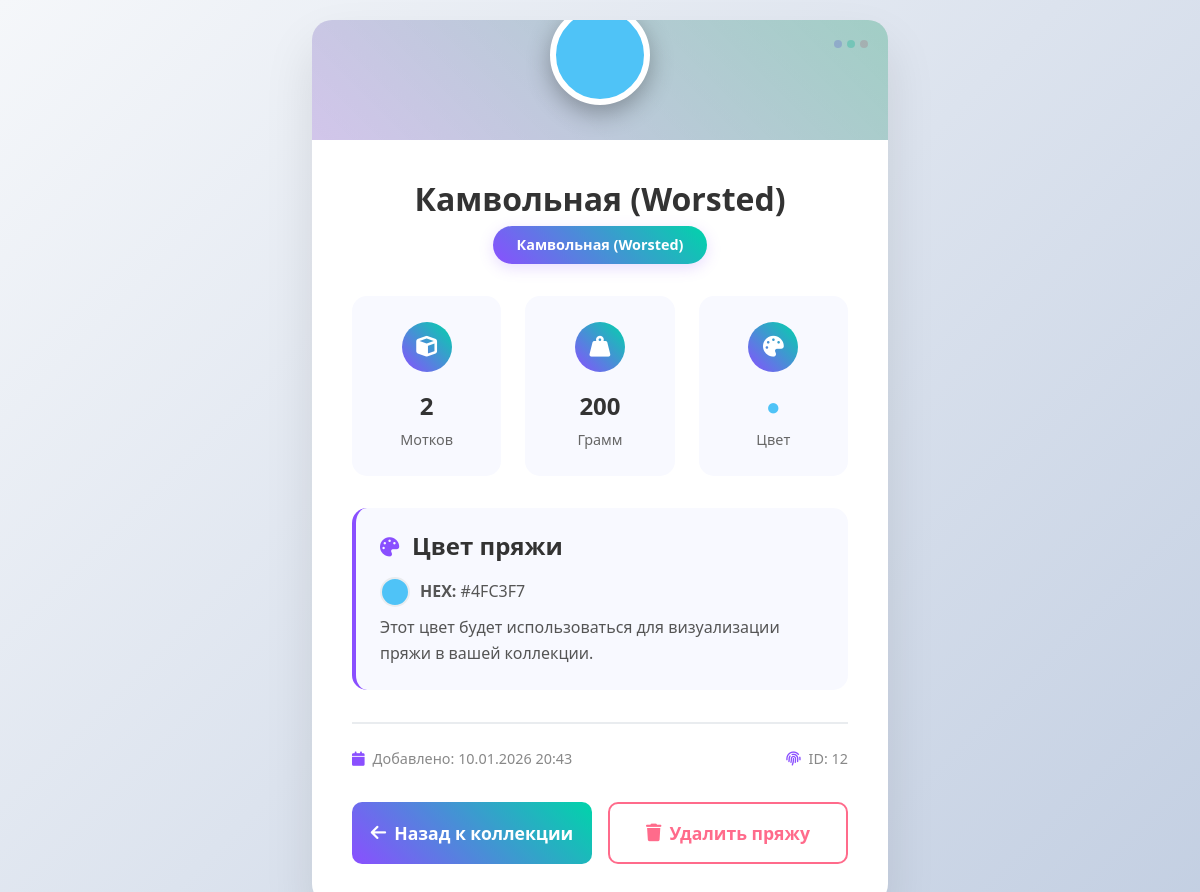
The app's page /yarn/12/ (signed in) with its own data.
### yarn_app/models.py (models this page shows, shortened)
class UserYarn(models.Model):
    YARN_TYPES = [
        ('fingering', 'Тонкая (Fingering)'),
        ('sport', 'Спортивная (Sport)'),
        ('dk', 'Средняя (DK)'),
        ('worsted', 'Камвольная (Worsted)'),
        ('bulky', 'Толстая (Bulky)'),
        ('other', 'Другая'),
    ]
    user = models.ForeignKey(User, on_delete=models.CASCADE)
    name = models.CharField(max_length=100, blank=True, null=True, verbose_name="Название пряжи")
    yarn_type = models.CharField(max_length=20, choices=YARN_TYPES, verbose_name="Тип пряжи")
    color = models.CharField(max_length=30, verbose_name="Цвет")
    amount = models.IntegerField(verbose_name="Количество (мотки)")
    weight = models.IntegerField(verbose_name="Вес (г)", blank=True, null=True)
    manufacturer = models.CharField(max_length=100, blank=True, null=True, verbose_name="Производитель")
    notes = models.TextField(blank=True, null=True, verbose_name="Примечания")
    created_at = models.DateTimeField(auto_now_add=True)

### yarn_app/views.py (the view)
# urls.py: path('<int:yarn_id>/', views.yarn_detail, name='yarn_detail'),
@login_required
def yarn_detail(request, yarn_id):
    try:
        yarn = UserYarn.objects.get(id=yarn_id, user=request.user)
        return render(request, 'yarn_detail.html', {'yarn': yarn})
    except UserYarn.DoesNotExist:
        return redirect('my_yarn')

### yarn_app/templates/yarn_detail.html (shortened to what this page needs)
<!DOCTYPE html>
<html lang="ru">
<head>
    <link href="https://cdn.jsdelivr.net/npm/bootstrap@5.3.0/dist/css/bootstrap.min.css" rel="stylesheet">
    <link rel="stylesheet" href="https://cdnjs.cloudflare.com/ajax/libs/font-awesome/6.4.0/css/all.min.css">
    <link rel="stylesheet" href="/static/css/yarn_detail.css">
</head>
<body>
    <div class="container detail-container">
        <div class="detail-card">
            <div class="decorative-dots">
                <span></span>
                <span></span>
                <span></span>
            </div>
            <div class="color-header">
                <div class="color-badge pulse" style="background-color: {{ yarn.color }};"></div>
            </div>
            <div class="detail-content">
                <div class="yarn-title">
                    <h1 class="yarn-name">
                        {% if yarn.name %}
                            {{ yarn.name }}
                        {% else %}
                            {{ yarn.get_yarn_type_display }}
                        {% endif %}
                    </h1>
                    <div class="yarn-type-badge">{{ yarn.get_yarn_type_display }}</div>
                </div>
                <div class="yarn-stats">
                    <div class="stat-item">
                        <div class="stat-icon">
                            <i class="fas fa-cube"></i>
                        </div>
                        <div class="stat-value">{{ yarn.amount }}</div>
                        <div class="stat-label">Мотков</div>
                    </div>
                    {% if yarn.weight %}
                    <div class="stat-item">
                        <div class="stat-icon">
                            <i class="fas fa-weight-hanging"></i>
                        </div>
                        <div class="stat-value">{{ yarn.weight }}</div>
                        <div class="stat-label">Грамм</div>
                    </div>
                    {% endif %}
                    <div class="stat-item">
                        <div class="stat-icon">
                            <i class="fas fa-palette"></i>
                        </div>
                        <div class="stat-value" style="color: {{ yarn.color }};">●</div>
                        <div class="stat-label">Цвет</div>
                    </div>
                </div>
                <div class="info-section">
                    <div class="info-header">
                        <i class="fas fa-palette"></i>
                        <h4>Цвет пряжи</h4>
                    </div>
                    <div class="info-content">
                        <div class="d-flex align-items-center mb-2">
                            <div style="width: 30px; height: 30px; border-radius: 50%; background-color: {{ yarn.color }}; margin-right: 10px; border: 2px solid #e9ecef;"></div>
                            <span><strong>HEX:</strong> {{ yarn.color }}</span>
                        </div>
                        <p class="mb-0">Этот цвет будет использоваться для визуализации пряжи в вашей коллекции.</p>
                    </div>
                </div>
                <div class="meta-info">
                    <div class="meta-item">
                        <i class="fas fa-calendar"></i>
                        <span>Добавлено: {{ yarn.created_at|date:"d.m.Y H:i" }}</span>
                    </div>
                    <div class="meta-item">
                        <i class="fas fa-fingerprint"></i>
                        <span>ID: {{ yarn.id }}</span>
                    </div>
                </div>
                <div class="action-buttons">
                    <a href="{% url 'my_yarn' %}" class="btn-back">
                        <i class="fas fa-arrow-left me-2"></i>Назад к коллекции
                    </a>
                    <a href="{% url 'delete_yarn' yarn.id %}" class="btn-delete">
                        <i class="fas fa-trash me-2"></i>Удалить пряжу
                    </a>
                </div>
            </div>
        </div>
    </div>
</body>
</html>

### static/css/yarn_detail.css (style rules this page uses)
body { background: linear-gradient(135deg, #f5f7fa 0%, #c3cfe2 100%); min-height: 100vh; font-family: 'Segoe UI', Tahoma, Geneva, Verdana, sans-serif; margin: 0; padding: 20px; display: flex; align-items: center; justify-content: center; }
.detail-container { width: 100%; max-width: 600px; animation: fadeIn 0.6s ease-out; }
.detail-card { background: white; border-radius: 20px; box-shadow: 0 25px 50px rgba(0, 0, 0, 0.1); overflow: hidden; position: relative; }
.color-header { height: 120px; background: linear-gradient(45deg, rgba(0,0,0,0.1), rgba(0,0,0,0.2)); position: relative; display: flex; align-items: center; justify-content: center; }
.color-header::before { content: ''; position: absolute; top: 0; left: 0; right: 0; bottom: 0; background: linear-gradient(45deg, rgba(138, 79, 255, 0.3), rgba(0, 212, 170, 0.3)); opacity: 0.7; }
.color-badge { width: 100px; height: 100px; border-radius: 50%; border: 6px solid white; box-shadow: 0 8px 25px rgba(0, 0, 0, 0.3); position: relative; z-index: 2; margin-top: -50px; transition: transform 0.3s ease; }
.detail-content { padding: 2.5rem; position: relative; }
.yarn-title { text-align: center; margin-bottom: 1.5rem; }
.yarn-name { font-size: 2rem; font-weight: 700; color: #333; margin-bottom: 0.5rem; }
.yarn-type-badge { display: inline-block; background: linear-gradient(45deg, #8a4fff, #00d4aa); color: white; padding: 0.5rem 1.5rem; border-radius: 25px; font-size: 0.9rem; font-weight: 600; box-shadow: 0 4px 15px rgba(138, 79, 255, 0.2); }
.yarn-stats { display: grid; grid-template-columns: repeat(3, 1fr); gap: 1.5rem; margin: 2rem 0; }
.stat-item { text-align: center; padding: 1.5rem; background: #f8f9ff; border-radius: 15px; transition: all 0.3s ease; border: 2px solid transparent; }
.stat-icon { width: 50px; height: 50px; border-radius: 50%; background: linear-gradient(45deg, #8a4fff, #00d4aa); color: white; display: flex; align-items: center; justify-content: center; margin: 0 auto 1rem auto; font-size: 1.3rem; }
.stat-value { font-size: 1.5rem; font-weight: 700; color: #333; margin-bottom: 0.3rem; }
.stat-label { font-size: 0.9rem; color: #666; font-weight: 500; }
.info-section { background: #f8f9ff; border-radius: 15px; padding: 1.5rem; margin-bottom: 1.5rem; border-left: 4px solid #8a4fff; }
.info-header { display: flex; align-items: center; margin-bottom: 1rem; color: #333; }
.info-header i { color: #8a4fff; margin-right: 0.8rem; font-size: 1.2rem; }
.info-header h4 { margin: 0; font-weight: 600; }
.info-content { color: #555; line-height: 1.6; }
.meta-info { display: flex; justify-content: space-between; align-items: center; padding-top: 1.5rem; border-top: 2px solid #e9ecef; margin-top: 2rem; color: #888; font-size: 0.9rem; }
.meta-item { display: flex; align-items: center; }
.meta-item i { margin-right: 0.5rem; color: #8a4fff; }
.action-buttons { display: grid; grid-template-columns: 1fr 1fr; gap: 1rem; margin-top: 2rem; }
.btn-back { background: linear-gradient(45deg, #8a4fff, #00d4aa); color: white; border: none; border-radius: 10px; padding: 1rem; font-weight: 600; font-size: 1.1rem; text-decoration: none; display: flex; align-items: center; justify-content: center; transition: all 0.3s ease; }
.btn-delete { background: white; border: 2px solid #ff6b8b; color: #ff6b8b; border-radius: 10px; padding: 1rem; font-weight: 600; font-size: 1.1rem; text-decoration: none; display: flex; align-items: center; justify-content: center; transition: all 0.3s ease; }
.color-badge.pulse { animation: colorPulse 2s infinite; }
.decorative-dots { position: absolute; top: 20px; right: 20px; display: flex; gap: 5px; }
.decorative-dots span { width: 8px; height: 8px; border-radius: 50%; background: #8a4fff; opacity: 0.3; }
.decorative-dots span:nth-child(2) { background: #00d4aa; }
.decorative-dots span:nth-child(3) { background: #ff6b8b; }

### records on screen
UserYarn: yarn_type "Камвольная (Worsted)", amount "2", weight "200", color "#4FC3F7", created_at "10.01.2026 20:43", id "12"
